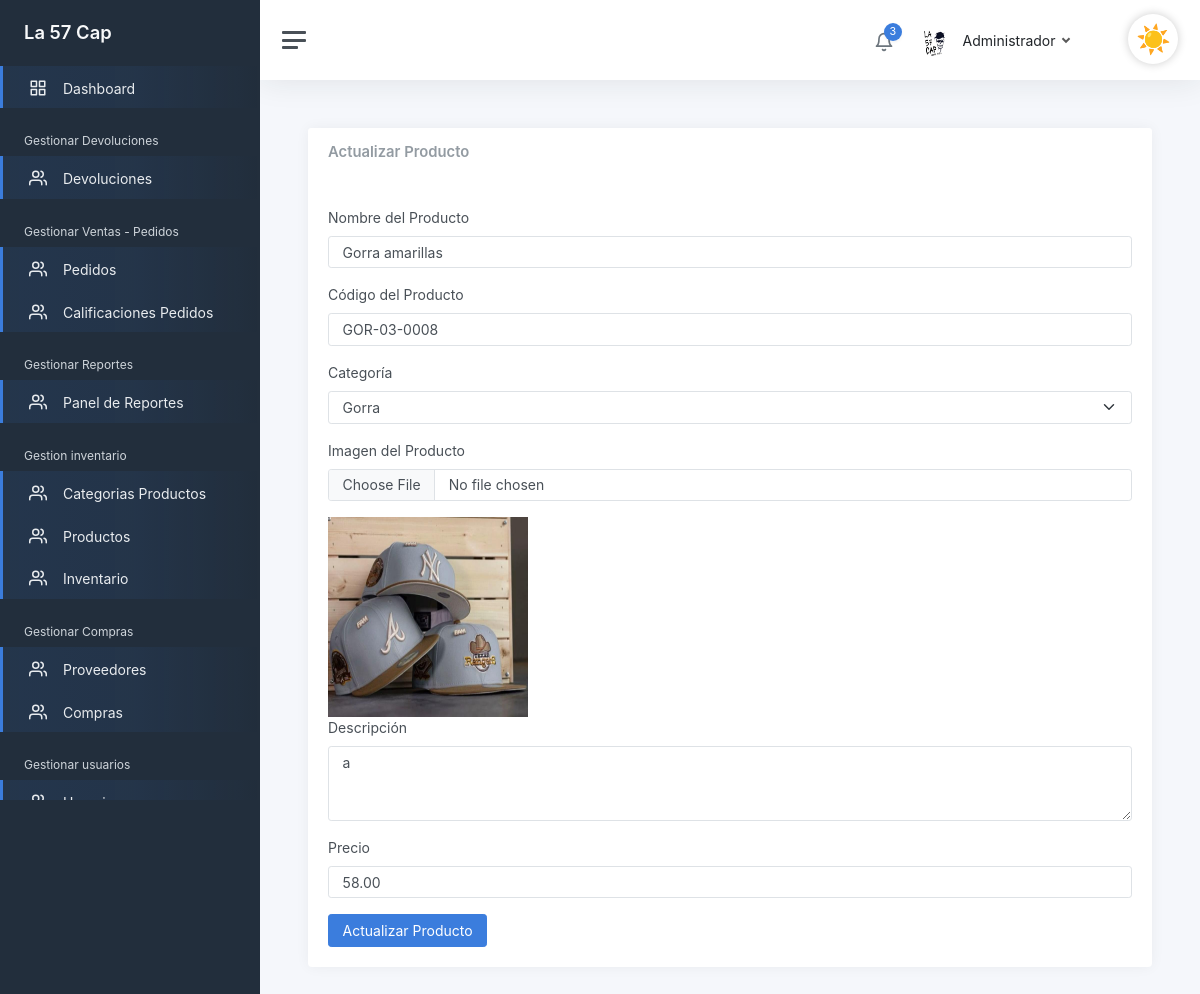
The app's page /admin/ActualizarProducto?id=8 (signed in) with its own data.
### tables this page shows
CREATE TABLE `producto`  (
  `idproducto` int(0) NOT NULL AUTO_INCREMENT,
  `id_categoria` int(0) NOT NULL,
  `codigo_producto` varchar(45) NOT NULL,
  `nombre_producto` varchar(45) NOT NULL,
  `descripcion` varchar(200) NOT NULL,
  `precio` decimal(10, 2) NOT NULL,
  `eliminado` tinyint(0) NULL DEFAULT 0,
  `Foto` varchar(150) NULL DEFAULT NULL,
  PRIMARY KEY (`idproducto`) USING BTREE,
  INDEX `producto_categoria_idx`(`id_categoria`) USING BTREE,
  CONSTRAINT `producto_categoria` FOREIGN KEY (`id_categoria`) REFERENCES `categoria_producto` (`idcategoria_producto`) ON DELETE RESTRICT ON UPDATE RESTRICT
);

CREATE TABLE `categoria_producto`  (
  `idcategoria_producto` int(0) NOT NULL AUTO_INCREMENT,
  `foto` varchar(150) NULL DEFAULT NULL,
  `garantias_meses` int(0) NOT NULL,
  `titulo` varchar(80) NOT NULL,
  `politica_garantia` varchar(500) NOT NULL,
  `tiene_garantia` tinyint(0) NOT NULL,
  `eliminado` tinyint(0) NULL DEFAULT 0,
  `estado` varchar(30) NULL DEFAULT NULL,
  PRIMARY KEY (`idcategoria_producto`) USING BTREE
);

### views/formularios/Producto.php (the view, shortened to what the rows shown need)
<div class="mb-3">
    <label for="nombre_producto" class="form-label">Nombre del Producto</label>
    <input
        type="text"
        class="form-control"
        id="nombre_producto"
        name="producto[nombre_producto]"
        value="<?php echo s($producto->nombre_producto); ?>"
        required
    >
</div>
<div class="mb-3">
    <label for="codigo_producto" class="form-label">Código del Producto</label>
    <input
        type="text"
        class="form-control"
        id="codigo_producto"
        name="producto[codigo_producto]"
        value="<?php echo s($producto->codigo_producto); ?>"
        readonly
    >
</div>
<div class="mb-3">
    <label for="id_categoria" class="form-label">Categoría</label>
    <select
        id="id_categoria"
        name="producto[id_categoria]"
        class="form-select"
        required
    >
        <?php foreach ($categorias as $categoria): ?>
            <option
                value="<?php echo s($categoria->idcategoria_producto); ?>"
                <?php echo $producto->id_categoria == $categoria->idcategoria_producto ? 'selected' : ''; ?>
            >
                <?php echo s($categoria->titulo); ?>
            </option>
        <?php endforeach; ?>
    </select>
</div>
<div class="mb-3">
    <label for="descripcion" class="form-label">Descripción</label>
    <textarea
        class="form-control"
        id="descripcion"
        name="producto[descripcion]"
        rows="3"
    ><?php echo s($producto->descripcion); ?></textarea>
</div>
<div class="mb-3">
    <label for="precio" class="form-label">Precio</label>
    <input
    min="0"
        type="number"
        step="0.01"
        class="form-control"
        id="precio"
        name="producto[precio]"
        value="<?php echo s($producto->precio); ?>"
        required
    >
</div>

### records on screen
producto: nombre_producto "Gorra amarillas", codigo_producto "GOR-03-0008", id_categoria.titulo "Gorra", descripcion "a", precio "58.00"

### other values on screen
count(Notificacion::obtenerPorUsuario($_SESSION['id'])) "3"
$nombreUsuario "Administrador"
